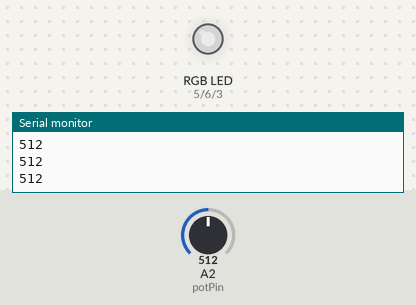
The sketch below on a simulated Arduino Uno, built with avr-gcc and run on an emulated ATmega328P. Shown: an RGB LED mixed from three pins (HIGH = lit), the last lines printed to the serial monitor. The test bench sets the inputs (shaded band); at power-on: A2 (potPin) = 512. Dim RGB values are drawn brighter than linear.

Above: at 1.2 s.
1.3 s: A2 (potPin) set to 716
At 2.4 s:
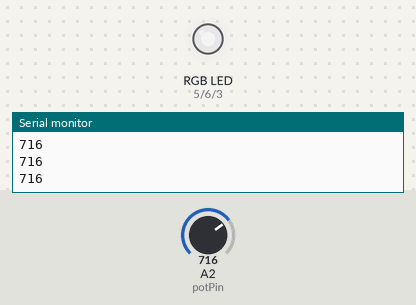
2.9 s: A2 (potPin) set to 900
At 3.7 s:
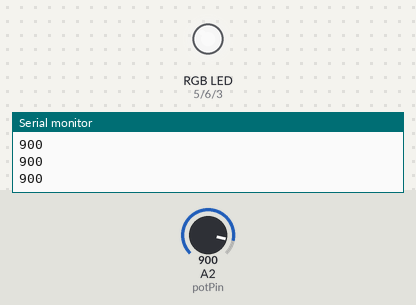
4.5 s: A2 (potPin) set to 122
At 5.0 s:
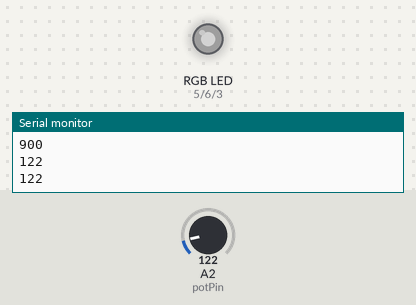
6.1 s: A2 (potPin) set to 0
At 7.5 s:
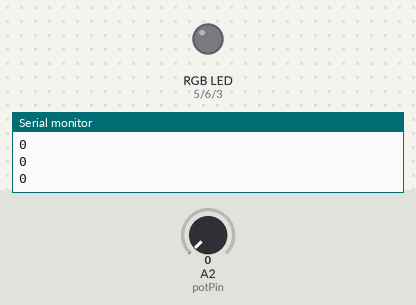
Timing chart, 0 to 8.7 s (numbered marks = the images above; inputs shaded):
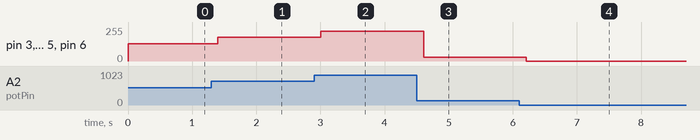

Measured:
- after the input at 1.3 s, pin 3 (bluePin), pin 5 (redPin), pin 6 (greenPin): 128/255 → 179/255 after 0.10 s
- after the input at 2.9 s, pin 3 (bluePin), pin 5 (redPin), pin 6 (greenPin): 179/255 → 225/255 after 0.11 s
- after the input at 4.5 s, pin 3 (bluePin), pin 5 (redPin), pin 6 (greenPin): 225/255 → 30/255 after 0.11 s
- after the input at 6.1 s, pin 3 (bluePin), pin 5 (redPin), pin 6 (greenPin): 30/255 → 0/255 after 0.11 s

The sketch:

rgb_led_pot_control.ino
```cpp
// C++ code

const int bluePin = 3;     // Blue LED pin
const int redPin = 5;      // Red LED pin
const int greenPin = 6;    // Green LED pin
const int potPin = A2;     // Potentiometer analog pin

void setup() {
  pinMode(bluePin, OUTPUT);
  pinMode(redPin, OUTPUT);
  pinMode(greenPin, OUTPUT);
  pinMode(potPin, INPUT);
  Serial.begin(9600);
}

void loop() {
  int potValue = analogRead(potPin); // Read potentiometer value

  // Potentiometer value is in the range 0-1023
  // LED pins are in the range 0-255
  // Scale potValue to fit into 0-255 range
  int potValue2 = potValue / 4;

  analogWrite(redPin, potValue2);    // Set red component
  analogWrite(greenPin, potValue2);  // Set green component
  analogWrite(bluePin, potValue2);   // Set blue component

  Serial.println(potValue);          // Print potentiometer value
  delay(200);                        // Delay for 200 milliseconds
}
```
